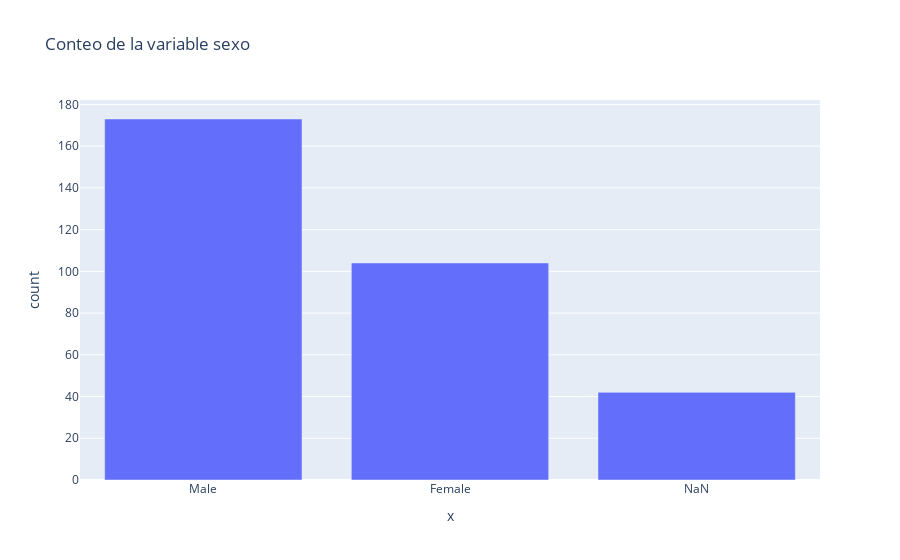

The cell this chart's notebook holds for it:
### Code cell
fig = px.bar(
    df['sexo'].value_counts(dropna=False), 
    x=['Male','Female','NaN'], 
    y='count',
    title=r"Conteo de la variable sexo"    
)
fig.show()

### Figure 1 — Plotly figure (JSON) as saved in the notebook; plotly's stock layout.template omitted (floating-point values rounded to 4 significant figures)
{"data": [{"alignmentgroup": "True", "hovertemplate": "x=%{x}<br>count=%{y}<extra></extra>", "legendgroup": "", "marker": {"color": "#636efa", "pattern": {"shape": ""}}, "name": "", "offsetgroup": "", "orientation": "v", "showlegend": false, "textposition": "auto", "type": "bar", "x": ["Male", "Female", "NaN"], "xaxis": "x", "y": [173, 104, 42], "yaxis": "y"}], "layout": {"barmode": "relative", "legend": {"tracegroupgap": 0}, "title": {"text": "Conteo de la variable sexo"}, "xaxis": {"anchor": "y", "domain": [0, 1], "title": {"text": "x"}}, "yaxis": {"anchor": "x", "domain": [0, 1], "title": {"text": "count"}}}}
